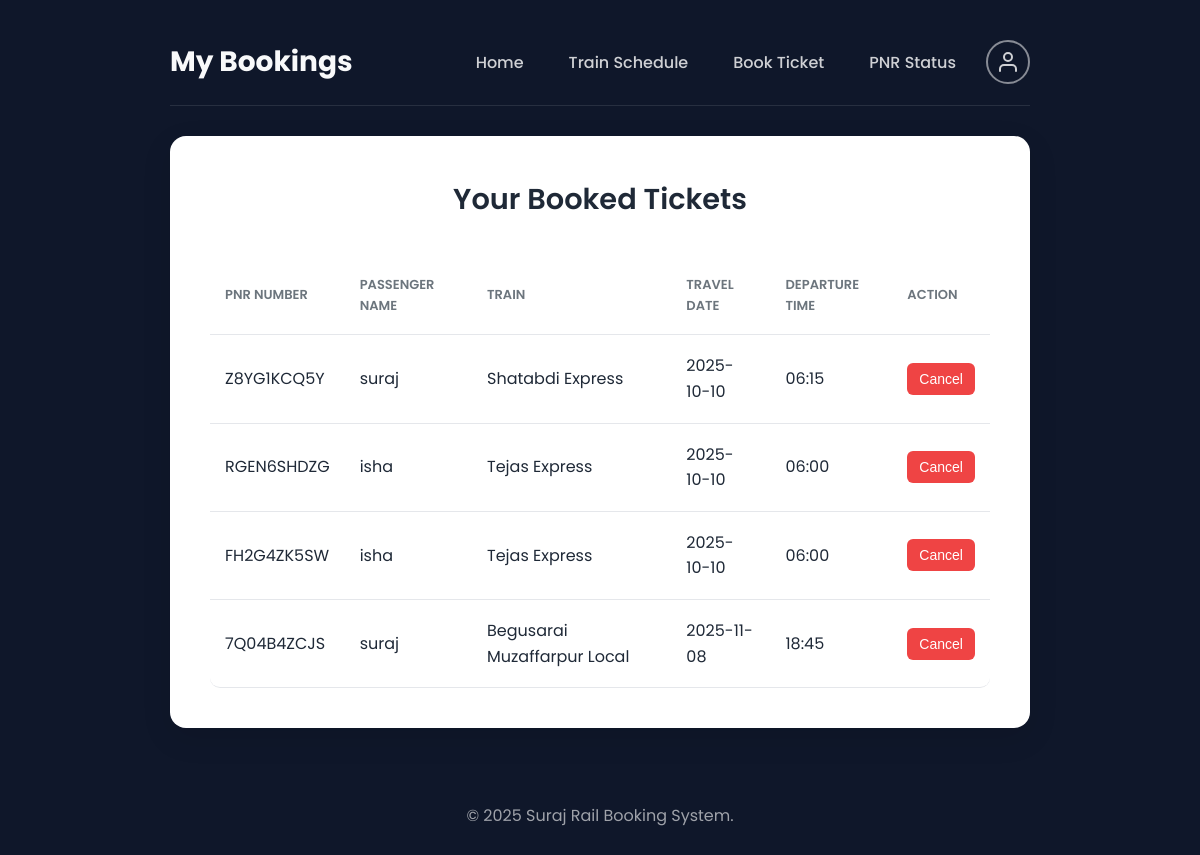
Screenshot of /my_bookings (signed in) with the database file from the repository.
### tables this page shows
CREATE TABLE bookings (pnr TEXT PRIMARY KEY, username TEXT, passenger_name TEXT, train_name TEXT, travel_date TEXT);

CREATE TABLE trains (id INTEGER PRIMARY KEY AUTOINCREMENT, train_name TEXT, origin TEXT, destination TEXT, departure_time TEXT, running_days TEXT);

### app.py (the view)
@app.route('/my_bookings')
def my_bookings():
    if 'username' not in session:
        flash('You need to be logged in to view your bookings.', 'error')
        return redirect(url_for('login'))
    conn = sqlite3.connect('database.db')
    conn.row_factory = sqlite3.Row
    bookings = conn.execute('''
        SELECT b.pnr, b.passenger_name, b.train_name, b.travel_date, t.departure_time
        FROM bookings b JOIN trains t ON b.train_name = t.train_name
        WHERE b.username = ?
    ''', (session['username'],)).fetchall()
    conn.close()
    return render_template('my_bookings.html', bookings=bookings)

### templates/my_bookings.html (shortened to what this page needs)
{% extends "base.html" %}
{% block header %}My Bookings{% endblock %}
{% block content %}
<div class="bookings-list">
    <h3>Your Booked Tickets</h3>
    {% if bookings %}
        <table>
            <thead>
                <tr>
                    <th>PNR Number</th>
                    <th>Passenger Name</th>
                    <th>Train</th>
                    <th>Travel Date</th>
                    <th>Departure Time</th>
                    <th>Action</th>
                </tr>
            </thead>
            <tbody>
                {% for booking in bookings %}
                <tr>
                    <td>{{ booking[0] }}</td>
                    <td>{{ booking[1] }}</td>
                    <td>{{ booking[2] }}</td>
                    <td>{{ booking[3] }}</td>
                    <td>{{ booking[4] }}</td>
                    <td>
                        <form action="{{ url_for('cancel_booking', pnr=booking[0]) }}" method="POST">
                            <button type="submit" class="cancel-button">Cancel</button>
                        </form>
                    </td>
                </tr>
                {% endfor %}
            </tbody>
        </table>
    {% else %}
        <p class="no-bookings">You have not booked any tickets yet.</p>
    {% endif %}
</div>
{% endblock %}

### static/style.css (style rules this page uses)
:root { --primary-blue: #007BFF; --primary-blue-dark: #0056b3; --background-dark: #0f172a; --text-dark: #1f2937; --text-light: #f8f9fa; --text-muted: #6c757d; --card-background: #ffffff; --border-color: #e5e7eb; --success-bg: #d1fae5; --success-text: #065f46; --error-bg: #fee2e2; --error-text: #991b1b; }
* { margin: 0; padding: 0; box-sizing: border-box; }
body { font-family: 'Poppins', sans-serif; color: var(--text-dark); line-height: 1.6; min-height: 100vh; background-color: var(--background-dark); }
.modern-form h3, .bookings-list h3, .schedule-list h3 { text-align: center; margin-bottom: 35px; font-weight: 600; font-size: 1.8rem; }
.bookings-list, .schedule-list { overflow-x: auto; }
table { width: 100%; border-collapse: separate; border-spacing: 0; }
th, td { padding: 18px 15px; text-align: left; border-bottom: 1px solid var(--border-color); }
th { font-weight: 600; color: var(--text-muted); text-transform: uppercase; font-size: 13px; }
table thead tr:first-child th:first-child { border-top-left-radius: 10px; }
table thead tr:first-child th:last-child { border-top-right-radius: 10px; }
table tbody tr:last-child td:first-child { border-bottom-left-radius: 10px; }
table tbody tr:last-child td:last-child { border-bottom-right-radius: 10px; }
.cancel-button { background-color: #ef4444; color: #ffffff; border: none; padding: 8px 12px; border-radius: 6px; font-size: 14px; font-weight: 500; cursor: pointer; transition: background-color 0.3s ease, transform 0.2s ease; }

### rows the page displays
bookings: pnr "Z8YG1KCQ5Y", passenger_name "suraj", train_name "Shatabdi Express", travel_date "2025-10-10", departure_time "06:15"
bookings: pnr "RGEN6SHDZG", passenger_name "isha", train_name "Tejas Express", travel_date "2025-10-10", departure_time "06:00"
bookings: pnr "FH2G4ZK5SW", passenger_name "isha", train_name "Tejas Express", travel_date "2025-10-10", departure_time "06:00"
bookings: pnr "7Q04B4ZCJS", passenger_name "suraj", train_name "Begusarai Muzaffarpur Local", travel_date "2025-11-08", departure_time "18:45"
